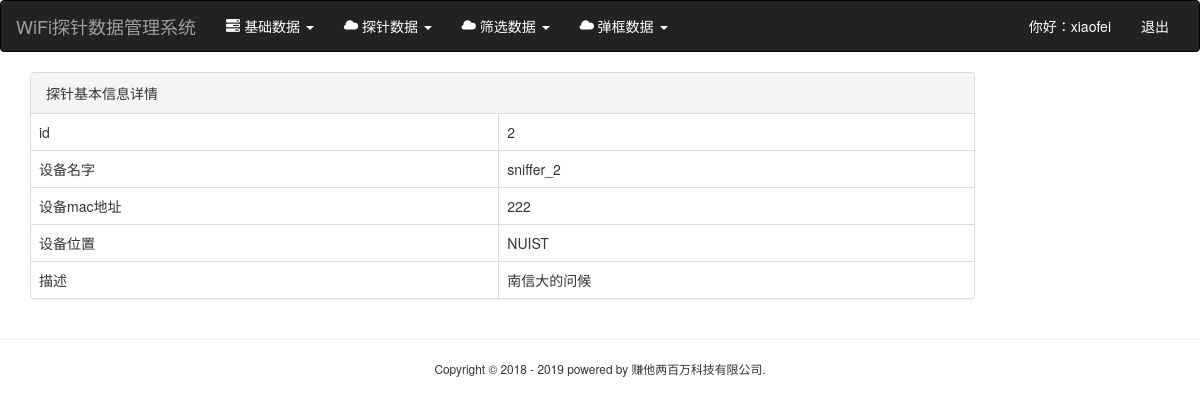
Page /sniffer_equip_detail/2 (signed in) on the committed database.
### probe/models.py (models this page shows, shortened)
class SnifferEquipment(models.Model):
    equip_name = models.CharField(max_length=20)
    mac = models.CharField(max_length=20)
    address = models.CharField(max_length=100)
    description = models.CharField(max_length=100)

### probe/views.py (the view)
# urls.py: path('sniffer_equip_detail/<int:id>', sniffer_equip_detail, name='sniffer_equip_detail'),
@login_required
def sniffer_equip_detail(req, id):
	context = {}
	equip_detail = get_object_or_404(SnifferEquipment, id=id)
	context['equip_detail'] = equip_detail
	return render(req, 'probe/sniffer_equip_detail.html', context)

### probe/templates/probe/sniffer_equip_detail.html
{% extends 'base.html' %}
{% load staticfiles %}
{% block content %}
	<div class="container">
        <div class="row">
            <div class="col-xs-12 col-sm-8 col-md-9 col-lg-10">
                <div class="panel panel-default">
                    <div class="panel-heading">{% block blog_list_title %}探针基本信息详情{% endblock %}</div>
						<table class="table table-bordered">
							<tbody>
								<tr>
									<td>id</td>
									<td>{{ equip_detail.id }}</td>
								</tr>
								<tr>
									<td>设备名字</td>
									<td>{{ equip_detail.equip_name }}</td>
								</tr>
								<tr>
									<td>设备mac地址</td>
									<td>{{ equip_detail.mac }}</td>
								</tr>
								<tr>
									<td>设备位置</td>
									<td>{{ equip_detail.address }}</td>
								</tr>
								<tr>
									<td>描述</td>
									<td>{{ equip_detail.description }}</td>
								</tr>
							</tbody>
						</table>
				</div>
			</div>
		</div>
	</div>
{% endblock %}

### probe/templates/base.html (shortened to what this page needs)
<!doctype html>
{% load staticfiles %}
<html>
<head>
    <link rel="stylesheet" href="{% static 'bootstrap-3.3.7/css/bootstrap.min.css' %}">
	<link  rel="stylesheet" href="{% static 'css/base.css'%}">
</head>
<body>
<nav class="navbar navbar-inverse" >
	<div class="container-fluid">
		<div class="navbar-header">
			<a class="navbar-brand" href="{% url 'sniffer_list' %}">WiFi探针数据管理系统</a>
		</div>
		<div class="collapse navbar-collapse" id="bs-example-navbar-collapse-1">
			<ul class="nav navbar-nav">
				<li class="dropdown">
				<a href="#" class="dropdown-toggle" data-toggle="dropdown" role="button" aria-haspopup="true" aria-expanded="false" style="color:white;">
				<span class="glyphicon glyphicon glyphicon-tasks" aria-hidden="true"></span>
				基础数据 <span class="caret"></span></a>
				</li>
				<li class="dropdown">
					<a href="#" class="dropdown-toggle" data-toggle="dropdown" role="button" aria-haspopup="true" aria-expanded="false" style="color:white;">
					<span class="glyphicon glyphicon glyphicon-cloud" aria-hidden="true"></span>
					探针数据 <span class="caret"></span></a>
				</li>
				<li class="dropdown">
					<a href="#" class="dropdown-toggle" data-toggle="dropdown" role="button" aria-haspopup="true" aria-expanded="false" style="color:white;">
					<span class="glyphicon glyphicon glyphicon-cloud" aria-hidden="true"></span>
					筛选数据 <span class="caret"></span></a>
				</li>
				<li class="dropdown">
					<a href="#" class="dropdown-toggle" data-toggle="dropdown" role="button" aria-haspopup="true" aria-expanded="false" style="color:white;">
					<span class="glyphicon glyphicon glyphicon-cloud" aria-hidden="true"></span>
					弹框数据 <span class="caret"></span></a>
				</li>
			</ul>
			<ul class="nav navbar-nav navbar-right">
				{% if request.user.is_authenticated %}
					<li><a href="#" style="color:white;">你好：{{ request.user }}  </a> </li>
					<li><a href="{% url 'logout' %}" style="color:white;">退出</a></li>
					{% else %}
					<li>
					<a href="{% url 'login' %}" style="color:white;">登录</a>
					</li>
				{% endif %}
			</ul>
		</div>
	</div>
</nav>
{% block content %}
{% endblock %}
<div class="row img-rounded">
    <hr>
    <small>
        <div style="text-align: center;">
            Copyright © 2018 - 2019 powered by 赚他两百万科技有限公司.
        </div>
    </small>
</div>
</body>
</html>

### rows in the picture
SnifferEquipment: id "2", equip_name "sniffer_2", mac "222", address "NUIST", description "南信大的问候"

### other values in the picture
{{ request.user }} "xiaofei"
